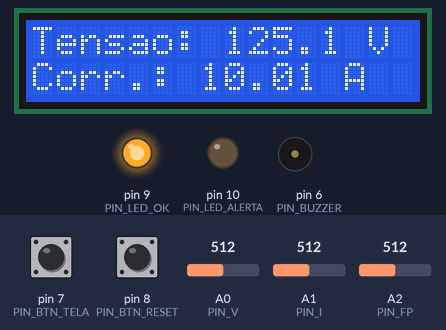
This sketch was run on a simulated Arduino Uno, built with avr-gcc and run on an emulated ATmega328P. Shown: 16×2 character LCD, output pins drawn as LEDs (lit = HIGH), buzzer (waves = sounding). Inputs (shaded band) come from the test bench; at power-on: pin 7 (PIN_BTN_TELA) HIGH, A0 (PIN_V) = 512, A1 (PIN_I) = 512, A2 (PIN_FP) = 512, pin 8 (PIN_BTN_RESET) HIGH. What the sketch prints to the serial monitor is not drawn.

Above: at 2.7 s.
2.8 s: pin 7 (PIN_BTN_TELA) pulled LOW for 0.15 s
At 3.9 s:
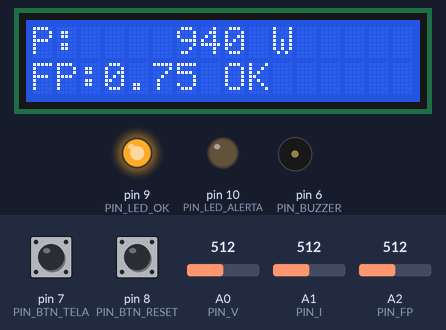
4.4 s: pin 7 (PIN_BTN_TELA) pulled LOW for 1 s
At 4.76 s:
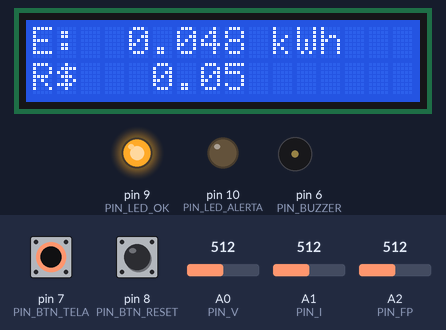
6.0 s: A0 (PIN_V) set to 10
At 8.1 s:
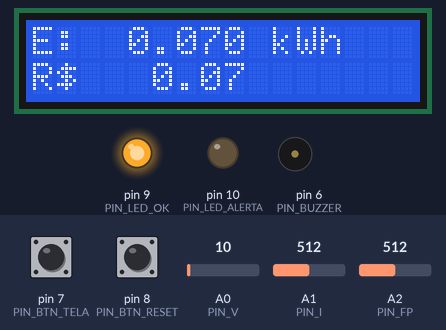
8.4 s: A1 (PIN_I) set to 716
11.4 s: A2 (PIN_FP) set to 900
14.4 s: A0 (PIN_V) set to 924
At 15.0 s:
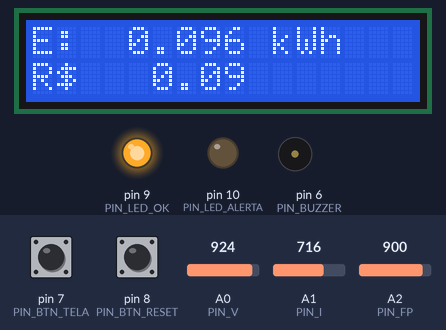
16.1 s: A0 (PIN_V) set to 942
At 16.28 s:
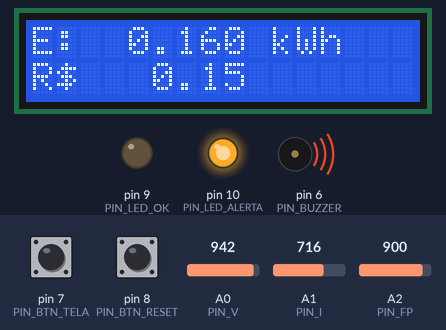
Timing chart, 0 to 19.1 s (numbered marks = the images above; inputs shaded):
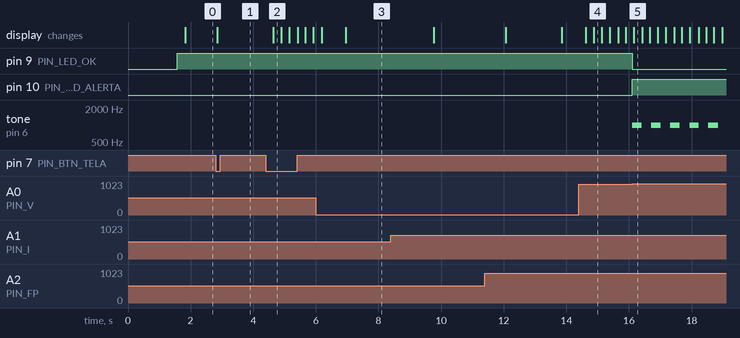

Measured:
- the behaviour switches between 933 and 934 on A0 (PIN_V) (found by bisection; images 4 and 5)
- after the input at 2.8 s, the display: changes after 0.05 s (image 1)
- after the input at 4.4 s, the display: changes after 0.24 s (image 2)
- after the input at 14.4 s, the display: first changes after 0.23 s (image 4 shows a later state)
- after the input at 16.1 s, pin 9 (PIN_LED_OK): HIGH → LOW at once; pin 10 (PIN_LED_ALERTA): LOW → HIGH at once; tone on pin 6 (PIN_BUZZER): alternates 1000 Hz for 0.30 s and silent for 0.30 s, starting at once

The sketch:

medidor_energia.ino
```cpp
/*
  Medidor de Energia com Alerta - Simulação no Tinkercad Circuits
  Arduino Uno + LCD 16x2 + 3 potenciômetros + 2 botões + 2 LEDs + buzzer

  MODO_DIAGNOSTICO = true  -> LCD mostra os valores brutos (0-1023) de A0, A1, A2
  MODO_DIAGNOSTICO = false -> funcionamento normal do medidor
*/
#include <LiquidCrystal.h>

const bool MODO_DIAGNOSTICO = false;

// ---------- Pinos ----------
LiquidCrystal lcd(12, 11, 5, 4, 3, 2);   // RS, E, D4, D5, D6, D7
const int PIN_V = A0;                    // pot: tensão
const int PIN_I = A1;                    // pot: corrente
const int PIN_FP = A2;                   // pot: fator de potência
const int PIN_BTN_TELA = 7;
const int PIN_BTN_RESET = 8;
const int PIN_LED_OK = 9;
const int PIN_LED_ALERTA = 10;
const int PIN_BUZZER = 6;

// ---------- Parâmetros (ajuste aqui) ----------
const float V_MAX = 250.0;               // V  (fundo de escala do pot)
const float I_MAX = 20.0;                // A
const float FP_MIN = 0.50;
const float FP_MAX = 1.00;
const float TARIFA = 0.95;               // R$/kWh (exemplo)
const float LIMITE_W = 3000.0;           // potência ativa que dispara o alerta
const float HISTERESE = 0.95;            // alerta desliga abaixo de 95% do limite
const float ACEL = 60.0;                 // 1 s real = 60 s simulados
const int AMOSTRAS = 8;                  // leituras por média

const unsigned long T_LCD = 250;         // ms
const unsigned long T_SERIAL = 1000;     // ms
const unsigned long T_IGNORA_BTN = 1000; // ignora botões no início

// ---------- Estado ----------
int rawV, rawI, rawFP;
float tensao, corrente, fp, potAparente, potAtiva;
float energiaKWh = 0.0;
bool alerta = false;
int tela = 0;
unsigned long tInicio, tAnterior, tLcd, tSerial, tBuzzer;
bool buzzerOn = false;
bool ultTela = HIGH;
bool ultReset = HIGH;

// Lê um pino analógico com média de várias amostras
int lerAnalogico(int pino) {
  analogRead(pino);                      // descarta a 1ª leitura (estabiliza)
  delay(2);
  long soma = 0;
  for (int i = 0; i < AMOSTRAS; i++) {
    soma += analogRead(pino);
  }
  return (int)(soma / AMOSTRAS);
}

bool pressionou(int pino, bool &ultimo) {
  bool atual = digitalRead(pino);
  bool evento = (ultimo == HIGH && atual == LOW);
  ultimo = atual;
  if (evento) delay(30);                 // debounce simples
  return evento;
}

void linha(int row, const char *txt) {
  char buf[17];
  snprintf(buf, sizeof(buf), "%-16s", txt);
  lcd.setCursor(0, row);
  lcd.print(buf);
}

void atualizaLcd() {
  char a[17], b[17], n1[10], n2[10];

  if (MODO_DIAGNOSTICO) {
    snprintf(a, sizeof(a), "A0:%4d A1:%4d", rawV, rawI);
    snprintf(b, sizeof(b), "A2:%4d", rawFP);
    linha(0, a);
    linha(1, b);
    return;
  }

  switch (tela) {
    case 0:
      dtostrf(tensao, 5, 1, n1);
      dtostrf(corrente, 5, 2, n2);
      snprintf(a, sizeof(a), "Tensao: %s V", n1);
      snprintf(b, sizeof(b), "Corr.: %s A", n2);
      break;
    case 1:
      dtostrf(potAtiva, 6, 0, n1);
      dtostrf(fp, 4, 2, n2);
      snprintf(a, sizeof(a), "P: %s W", n1);
      snprintf(b, sizeof(b), "FP:%s %s", n2, alerta ? "ALERTA" : "OK");
      break;
    default:
      dtostrf(energiaKWh, 7, 3, n1);
      dtostrf(energiaKWh * TARIFA, 7, 2, n2);
      snprintf(a, sizeof(a), "E:%s kWh", n1);
      snprintf(b, sizeof(b), "R$%s", n2);
      break;
  }
  linha(0, a);
  linha(1, b);
}

void setup() {
  pinMode(PIN_BTN_TELA, INPUT_PULLUP);
  pinMode(PIN_BTN_RESET, INPUT_PULLUP);
  pinMode(PIN_LED_OK, OUTPUT);
  pinMode(PIN_LED_ALERTA, OUTPUT);
  pinMode(PIN_BUZZER, OUTPUT);

  lcd.begin(16, 2);
  Serial.begin(9600);
  Serial.println(F("t_s,V,A,FP,S_VA,P_W,E_kWh,custo_R$,alerta,rawA0,rawA1,rawA2"));

  linha(0, "Medidor Energia");
  linha(1, MODO_DIAGNOSTICO ? "Modo diagnostico" : "Iniciando...");
  delay(1500);

  tInicio = tAnterior = tLcd = tSerial = tBuzzer = millis();
}

void loop() {
  unsigned long agora = millis();

  // 1) Leituras
  rawV = lerAnalogico(PIN_V);
  rawI = lerAnalogico(PIN_I);
  rawFP = lerAnalogico(PIN_FP);

  tensao = rawV / 1023.0 * V_MAX;
  corrente = rawI / 1023.0 * I_MAX;
  fp = FP_MIN + rawFP / 1023.0 * (FP_MAX - FP_MIN);

  // 2) Cálculos elétricos
  potAparente = tensao * corrente;         // VA
  potAtiva = potAparente * fp;             // W

  // 3) Integração de energia (kWh)
  float dt = (agora - tAnterior) / 1000.0; // s reais
  tAnterior = agora;
  energiaKWh += (potAtiva / 1000.0) * (dt * ACEL / 3600.0);

  // 4) Alerta com histerese
  if (!alerta && potAtiva > LIMITE_W) alerta = true;
  else if (alerta && potAtiva < LIMITE_W * HISTERESE) alerta = false;

  digitalWrite(PIN_LED_ALERTA, alerta ? HIGH : LOW);
  digitalWrite(PIN_LED_OK, alerta ? LOW : HIGH);

  if (alerta) {
    if (agora - tBuzzer >= 300) {
      tBuzzer = agora;
      buzzerOn = !buzzerOn;
      if (buzzerOn) tone(PIN_BUZZER, 1000); else noTone(PIN_BUZZER);
    }
  } else {
    noTone(PIN_BUZZER);
    buzzerOn = false;
  }

  // 5) Botões (ignorados no primeiro segundo)
  if (agora - tInicio > T_IGNORA_BTN) {
    if (pressionou(PIN_BTN_TELA, ultTela)) tela = (tela + 1) % 3;
    if (pressionou(PIN_BTN_RESET, ultReset)) energiaKWh = 0.0;
  }

  // 6) Saídas periódicas
  if (agora - tLcd >= T_LCD) {
    tLcd = agora;
    atualizaLcd();
  }
  if (agora - tSerial >= T_SERIAL) {
    tSerial = agora;
    Serial.print(agora / 1000);           Serial.print(',');
    Serial.print(tensao, 1);              Serial.print(',');
    Serial.print(corrente, 2);            Serial.print(',');
    Serial.print(fp, 2);                  Serial.print(',');
    Serial.print(potAparente, 0);         Serial.print(',');
    Serial.print(potAtiva, 0);            Serial.print(',');
    Serial.print(energiaKWh, 4);          Serial.print(',');
    Serial.print(energiaKWh * TARIFA, 2); Serial.print(',');
    Serial.print(alerta);                 Serial.print(',');
    Serial.print(rawV);                   Serial.print(',');
    Serial.print(rawI);                   Serial.print(',');
    Serial.println(rawFP);
  }
}
```
